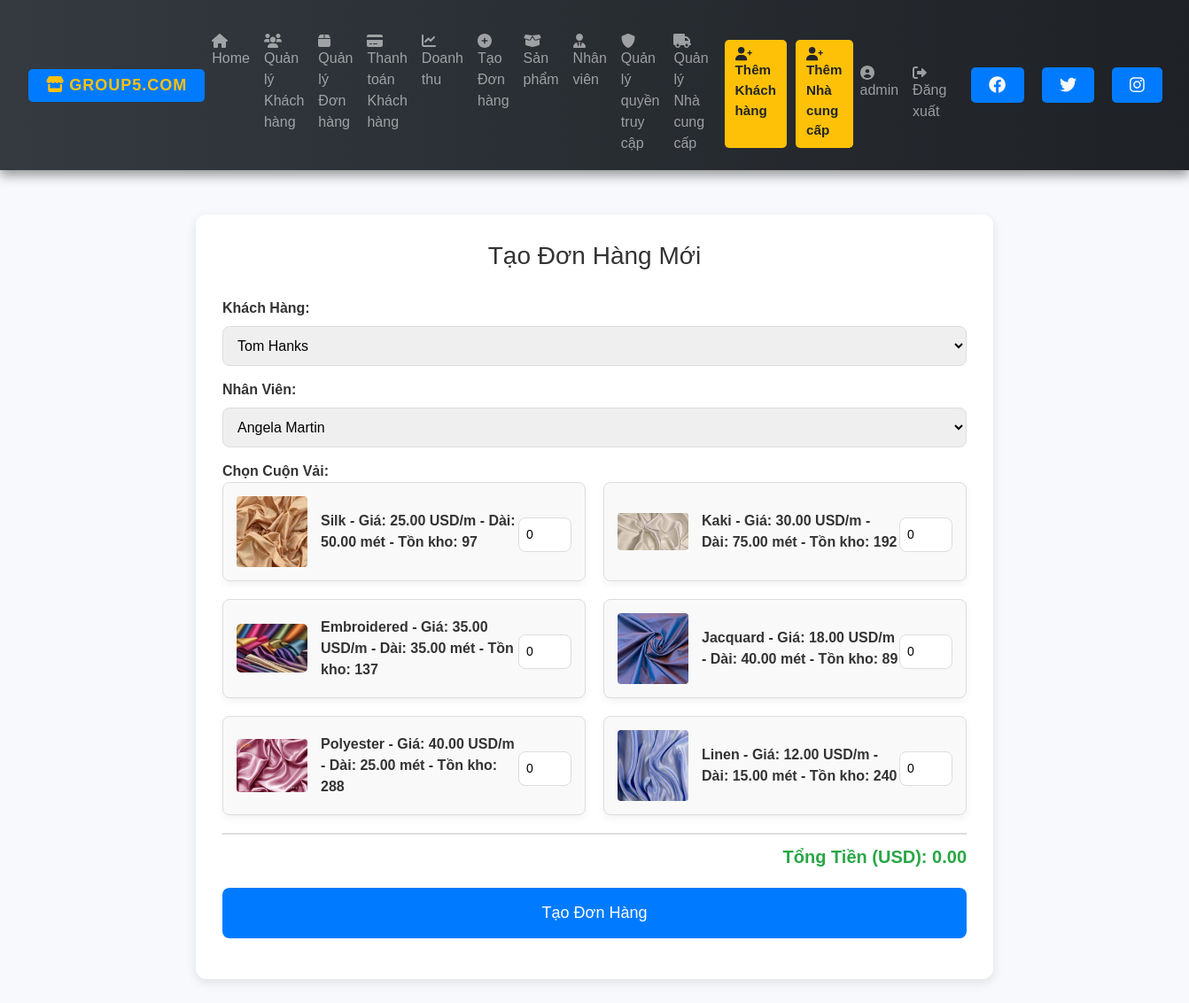
The app's page /create_order.php (signed in) with its own data.
### tables this page shows
CREATE TABLE `bolt` (
  `BCode` int(11) NOT NULL,
  `Length` int(11) DEFAULT NULL,
  `CCode` int(11) DEFAULT NULL
);

CREATE TABLE `category` (
  `CCode` int(11) NOT NULL,
  `Name` varchar(100) DEFAULT NULL,
  `Color` varchar(50) DEFAULT NULL,
  `RemainQuantity` int(11) DEFAULT NULL,
  `Price` decimal(10,2) DEFAULT NULL,
  `AppliedDate` date DEFAULT NULL,
  `SCode` int(11) DEFAULT NULL,
  `img` varchar(255) DEFAULT NULL
);

### create_order.php (the view, shortened to what this page needs)
<?php
require 'connect.php';
include 'nav.php';
$customers = $conn->query("SELECT CusId, Fname, Lname FROM customer")->fetchAll(PDO::FETCH_ASSOC);
$employees = $conn->query("SELECT ECode, Fname, Lname FROM employee WHERE role = 'OperationalStaff'")->fetchAll(PDO::FETCH_ASSOC);
$fabric_rolls = $conn->query("
    SELECT
        bolt.BCode,
        category.Name AS fabric_name,
        category.Price AS current_price,
        bolt.Length AS roll_length,
        category.RemainQuantity AS total_inventory_quantity,
        category.img AS image
    FROM bolt
    JOIN category ON bolt.CCode = category.CCode
")->fetchAll(PDO::FETCH_ASSOC);
?>
<!DOCTYPE html>
<html lang="vi">
<head>
    <link rel="stylesheet" href="styles.css">
</head>
<body>
    <div class="container">
        <h1>Tạo Đơn Hàng Mới</h1>
        <form action="process_order.php" method="POST">
            <label for="customer_id">Khách Hàng:</label>
            <select name="customer_id" required>
                <?php foreach ($customers as $customer): ?>
                    <option value="<?= $customer['CusId']; ?>">
                        <?= htmlspecialchars($customer['Fname'] . " " . $customer['Lname']); ?>
                    </option>
                <?php endforeach; ?>
            </select>
            <label for="employee_id">Nhân Viên:</label>
            <select name="employee_id" required>
                <?php foreach ($employees as $employee): ?>
                    <option value="<?= $employee['ECode']; ?>">
                        <?= htmlspecialchars($employee['Fname'] . " " . $employee['Lname']); ?>
                    </option>
                <?php endforeach; ?>
            </select>
            <label>Chọn Cuộn Vải:</label>
            <div class="product-options">
                <?php foreach ($fabric_rolls as $roll): ?>
                    <div class="product-item" data-price="<?= $roll['current_price'] ?>" data-inventory="<?= $roll['total_inventory_quantity'] ?>">
                        <img src="img/<?= htmlspecialchars($roll['image']); ?>" alt="<?= htmlspecialchars($roll['fabric_name']); ?>">
                        <span class="product-name">
                            <?= htmlspecialchars($roll['fabric_name']); ?> - Giá: <?= number_format($roll['current_price'], 2); ?> USD/m -
                            Dài: <?= number_format($roll['roll_length'], 2); ?> mét -
                            Tồn kho: <?= $roll['total_inventory_quantity']; ?>
                        </span>
                        <input type="number" class="quantity" name="quantity[<?= $roll['BCode']; ?>]" value="0" min="0" onchange="calculateTotal()">
                    </div>
                <?php endforeach; ?>
            </div>
            <div class="total-display" id="total_display">Tổng Tiền (USD): 0.00</div>
            <button type="submit">Tạo Đơn Hàng</button>
        </form>
    </div>
</body>
</html>

### styles.css (style rules this page uses)
body { font-family: Arial, sans-serif; background-color: #f4f4f4; margin: 0; padding: 0; }
h1, h2 { color: #333; }
.container { width: 80%; margin: 0 auto; background-color: #fff; padding: 20px; box-shadow: 0 0 10px rgba(0, 0, 0, 0.1); margin-top: 20px; }

### create_order.php (style rules this page uses)
body { font-family: 'Arial', sans-serif; background-color: #f7f9fc; margin: 0; padding: 0; }
.container { background: #fff; padding: 30px; border-radius: 12px; box-shadow: 0px 4px 12px rgba(0, 0, 0, 0.1); max-width: 900px; width: 100%; margin: 50px auto; }
h1 { text-align: center; color: #333; margin-bottom: 30px; font-size: 28px; }
label { font-weight: bold; color: #333; display: block; margin-top: 15px; }
select, input[type="number"], button { width: 100%; padding: 12px; margin-top: 8px; border: 1px solid #ddd; border-radius: 8px; font-size: 16px; outline: none; transition: border-color 0.3s ease; }
.product-options { display: flex; flex-wrap: wrap; gap: 20px; justify-content: space-between; }
.product-item { background: #f9f9f9; border: 1px solid #ddd; border-radius: 8px; padding: 15px; flex: 1 1 45%; display: flex; justify-content: space-between; align-items: center; box-shadow: 0px 4px 8px rgba(0, 0, 0, 0.05); transition: transform 0.3s, box-shadow 0.3s; }
.product-item img { max-width: 80px; max-height: 80px; margin-right: 15px; border-radius: 4px; }
.product-item .product-name { flex: 1; font-size: 16px; font-weight: bold; color: #333; }
.product-item .quantity { width: 60px; padding: 8px; font-size: 14px; }
.total-display { font-size: 20px; font-weight: bold; color: #28a745; text-align: right; margin-top: 20px; padding-top: 10px; border-top: 2px solid #ddd; }
button { padding: 15px; background-color: #007bff; color: white; font-size: 18px; cursor: pointer; border: none; border-radius: 8px; margin-top: 20px; transition: background-color 0.3s; }

### records on screen
bolt: CCode.img (picture), CCode.Name "Silk", CCode.Price "25.00", Length "50.00", CCode.RemainQuantity "97"
bolt: CCode.img (picture), CCode.Name "Kaki", CCode.Price "30.00", Length "75.00", CCode.RemainQuantity "192"
bolt: CCode.img (picture), CCode.Name "Embroidered", CCode.Price "35.00", Length "35.00", CCode.RemainQuantity "137"
bolt: CCode.img (picture), CCode.Name "Jacquard", CCode.Price "18.00", Length "40.00", CCode.RemainQuantity "89"
bolt: CCode.img (picture), CCode.Name "Polyester", CCode.Price "40.00", Length "25.00", CCode.RemainQuantity "288"
bolt: CCode.img (picture), CCode.Name "Linen", CCode.Price "12.00", Length "15.00", CCode.RemainQuantity "240"

### other values on screen
$_SESSION['username'] "admin"
form field customer_id "Tom Hanks"
form field employee_id "Angela Martin"
